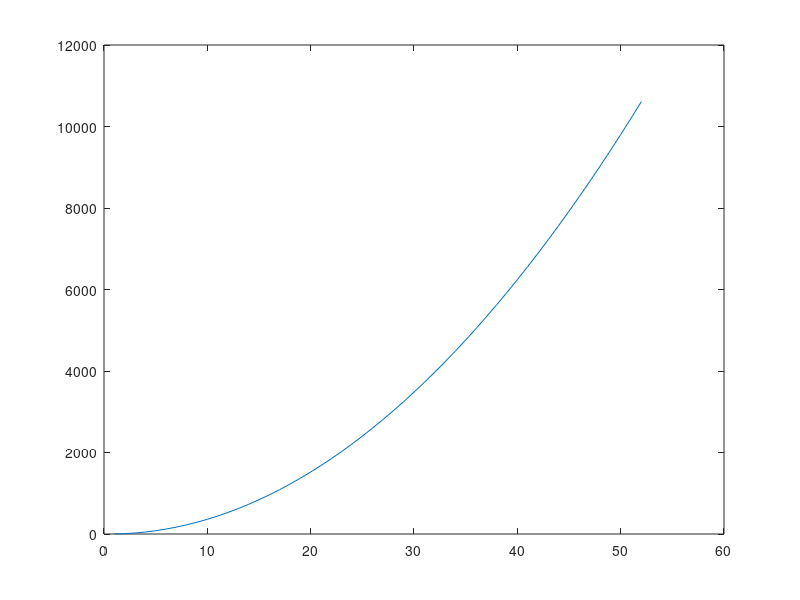

Recreate this plot in MATLAB.

%%%%%%%%%%%%%%%%%%%%%%%%%%%%%%%%%%%%%%%%%%%%%%%%%%%%%%%%%%%%%%%%%%%%%%%%%%
% Assignment 2: Matlab Basics
% Cassie Fileccia
% Due: September 13, 2019
%
% Instructions: 

% Edit this m-file in MATLAB and save your answers in it. At the top of 
% your file, you should have a comment section with your name, the due date,
% and a brief description of what is contained in the file. This will be the 
% standard format going forward for your assignments. If I don't ask for a
% specific variable name, use any name that you think is reasonable.
% Remember to use mixed case for your variables. You will need to add at
% least one line of code to every question except the final one. Do not put
% your executable code in comments unless the question specifically asks you to. 
%
%%%%%%%%%%%%%%%%%%%%%%%%%%%%%%%%%%%%%%%%%%%%%%%%%%%%%%%%%%%%%%%%%%%%%%%%%%

%% Your assignment comment block starts here 


%the following line will refresh your workspace each time you run your script
clear, close all 

% 1. Create a variable to store the name of the hurricane. 
hurricaneDorian = 'Hurricane Dorian'  

% 2. Create a variable myage and store your age on the day the hurricane is 
% supposed to impact our area in it. Subtract two from the value of the
% variable. Add one to the value of the variable. 

myage = 22
myage - 2
myage + 1


% 3. Use the built-in function namelengthmax to find out the maximum number of
% characters that you can have in an identifier name under your version of
% MATLAB. Store the value in a variable called myMaxNameLength

myMaxNameLength = 63

% 4. Create two variables to store a weight in pounds and ounces. Use who and whos
% to see the variables. Clear one of them and then use who and whos again.

weightInPounds = 150;
weightInOunces = 24
who
whos
clear weightInOunces
who
whos

% 5. Store a number with a decimal place in a double variable (the default). Convert the
% variable to the type int32 and store the result in a new variable (hint: this is known
% as casting in computer programming).

a = 15.6
int32(a)
b = 16


% 6. Create a variable called pounds to store a weight in pounds. Convert this to 
% kilograms and assign the result to a variable kilos.

pounds = 6
kilos = 2.72155

% 7. Create a variable fTemp to store a temperature in degrees Fahrenheit (F). 
% Convert this to degrees Celsius (C) and store the result in a variable cTemp.

fTemp = 72
cTemp = 22.2222

% 8. The function sin calculates and returns the sine of an angle in radians, 
% and the function sind returns the sine of an angle in degrees. Verify 
% that calling the sind function and passing 90 degrees to it results in 1. 
% Pass an argument to sin that also results in 1. 

sind(90)
sin(.5*pi)

% 9. In the ASCII character encoding, the letters of the alphabet are, 
% in order: ?a? comes before ?b? and also ?A? comes before ?B?. However, 
% which comes first, the lower or uppercase letters?

% Answer: Uppercase letters come before lowercase


% 10. Using the colon operator, create the following row vectors:
% 2 3 4 5 6 7 
% 1.1000 1.3000 1.5000 1.7000 
% 8 6 4 2
% Store your results with variable names vecA, vecB and vecC respectively.

vecA = (27)
vecB = (1.1000:.2000:1.7000)
vecC = (8:-2:2)

% 11. Give the MATLAB expression that would create a vector 
% (in a variable called vec) of 50 elements that range, equally spaced, 
% from 0 to 2pi:

vec = linspace(0,2*pi,50)

% 12. Using the colon operator and the transpose operator, 
% create a column vector that has the values -1 to 1 in steps of 0.5.

vecD = (-1:.5:1)
vecD'

% 13. Create a variable called rows that is a random integer in the inclusive range 
% from 1 to 5. Create a variable called cols that is a random integer in the 
% inclusive range from 1 to 5. Create a matrix called result of all zeros with the 
% dimensions given by the values of rows and cols. 

rows = randi([1,5],1)
cols = randi([1,5],1)
result = zeros(rows,cols)

% 14. Find the sum of 3 + 5 + 7 + 9 + 11. Store the result in a variable. 

sumOddNumbers = 35

% 15. Create a vector of five random integers, each in the inclusive range 
% from -10 to 10. Perform each of the following and store your results in 
% appropriately named variables. (you should have a seperate line of code for each):
% - subtract 3 from each element n
% - count how many are positive
% - get the absolute value of each element
% - find the maximum.

fiveRandomIntegers = randi([-10,10],1,5)
subtractThree = fiveRandomIntegers - 3
positive = length(fiveRandomIntegers(fiveRandomIntegers>0))
absoluteValue = abs(fiveRandomIntegers)
max = max(fiveRandomIntegers)

% 16. Write some code that will calculate the area of a trapezoid. Create
% variables for base1, base2, and height and assign them values. Store the
% result of your calculation in a variable called trapArea. Comment your
% code so that another user can understand what your code does. 

b1 = 10
b2 = 14
ht = 5
trapFormula = ht*((b1+b2)/2)
trapArea = 60

% 17. The input function can be used to enter a vector, such as:
%      >> vec = input('Enter a vector: ')
%      Enter a vector: 4 : 7
%      vec = 4 5 6 7
% Experiment with this and write code to allow the user to enter a matrix.
% Store the input matrix in a variable called resultMatrix.

resultMatrix = input('Enter a Matrix:')

% 18. In biomechanics, a vector is a set of numbers that indicate 
% both magnitude and direction. Units such as velocity and force are vector 
% quantities. An example of a vector could be <2.34, 4.244, 5.323> meters/second. 
% This vector describes the velocity of an object at a certain point in 
% three-dimensional space, <x,y,z>. In solving problems related to vectors, 
% it?s handy to know the unit vector of a certain measurement. 
% A unit vector is a vector that has a certain direction, but a magnitude of 1.
% The equation for a unit vector in three-dimensional space is:

% u = <x,y,z>/sqrt(x^2 + y^2 + z^2)

% Write some code that prompts the user for x, y, and z values, and then 
% calculates the unit vector and stores the value in a variable called
% unitVector. 

 x = input('Enter value of x:')
 y = input('Enter value of y:')
 z = input('Enter value of z:')
 unitVector = [x,y,z]/sqrt(x^2 + y^2 + z^2)


% 19. Generate a random integer n, create a vector of the integers 1 through 
% n in steps of 2, square them, and plot the squares. When I run your code
% I expect to see a plot pop up. 

n = randi([1,1000],1)
vecn = (1:2:n)
vecn.^2
plot(vecn.^2)

% 20. Copy and paste the following lines of code into the command window.
% You will probably need to do this one line at a time. Write a short
% description about what each line of code does. Put your response in a
% comment block in this m file. 

% Paste this code a line at a time into your command window:

% load cycloneTracks
% head(cycloneTracks)
% figure
% latMalakas = cycloneTracks.Latitude(cycloneTracks.ID == 1012);
% lonMalakas = cycloneTracks.Longitude(cycloneTracks.ID == 1012);
% geoplot(latMalakas,lonMalakas,'.-')
% geolimits([0 60],[100 180])
% hold on
% latMegi = cycloneTracks.Latitude(cycloneTracks.ID == 1013);
% lonMegi = cycloneTracks.Longitude(cycloneTracks.ID == 1013);
% geoplot(latMegi,lonMegi,'.-')

% Write a short description of what each line does here. It's ok if you 
% don't completely understand, just use your best guess after looking at a bit 
% documentation. Use the following format:

% line 196: this code created a table that gives detailed information
% about cyclones from 2007 to 2017
% line 197: this code opened an 8x8 table with the first 8 entries of the cyclone table data 
% line 198: this code opened up a new figure window that was blank
% line 199: this code created a sub table from the original that just
% contains infomation about the latitude data of Malaks
% line 200: this code created a sub table from the original that just
% contains infomation about the longitude data of Malaks
% line 201: this code plotted the lattitude and longitude of Malaks on a
% figure representing a map
% line 202: this code set geographical limits on the figure
% line 203: this code keeps the current plot so that if you were to plot
% more data, it will just add to the plot, not delete the previous plot
% line 204:  this code created a sub table from the original that just
% contains infomation about the latitude data of ID number 1013 (Megi)
% line 205:  this code created a sub table from the original that just
% contains infomation about the longitude data of ID number 1013 (Megi)
% line 206: this code plotted the lattitude and longitude data from Megi
% onto the existing plot containing Malakas, resulting in a geographic
%%%%%%%%%%%%%%%%%%%%%%%%%%%%%%%%%%%%%%%%%%%%%%%%%%%%%%%%%%%%%%%%%%%%%%%%%%
% Assignment 2: Matlab Basics
% Cassie Fileccia
% Due: September 13, 2019
%
% Instructions: 

% Edit this m-file in MATLAB and save your answers in it. At the top of 
% your file, you should have a comment section with your name, the due date,
% and a brief description of what is contained in the file. This will be the 
% standard format going forward for your assignments. If I don't ask for a
% specific variable name, use any name that you think is reasonable.
% Remember to use mixed case for your variables. You will need to add at
% least one line of code to every question except the final one. Do not put
% your executable code in comments unless the question specifically asks you to. 
%
%%%%%%%%%%%%%%%%%%%%%%%%%%%%%%%%%%%%%%%%%%%%%%%%%%%%%%%%%%%%%%%%%%%%%%%%%%

%% Your assignment comment block starts here 


%the following line will refresh your workspace each time you run your script
clear, close all 

% 1. Create a variable to store the name of the hurricane. 
hurricaneDorian = 'Hurricane Dorian'  

% 2. Create a variable myage and store your age on the day the hurricane is 
% supposed to impact our area in it. Subtract two from the value of the
% variable. Add one to the value of the variable. 

myage = 22
myage - 2
myage + 1


% 3. Use the built-in function namelengthmax to find out the maximum number of
% characters that you can have in an identifier name under your version of
% MATLAB. Store the value in a variable called myMaxNameLength

myMaxNameLength = 63

% 4. Create two variables to store a weight in pounds and ounces. Use who and whos
% to see the variables. Clear one of them and then use who and whos again.

weightInPounds = 150;
weightInOunces = 24
who
whos
clear weightInOunces
who
whos

% 5. Store a number with a decimal place in a double variable (the default). Convert the
% variable to the type int32 and store the result in a new variable (hint: this is known
% as casting in computer programming).

a = 15.6
int32(a)
b = 16


% 6. Create a variable called pounds to store a weight in pounds. Convert this to 
% kilograms and assign the result to a variable kilos.

pounds = 6
kilos = 2.72155

% 7. Create a variable fTemp to store a temperature in degrees Fahrenheit (F). 
% Convert this to degrees Celsius (C) and store the result in a variable cTemp.

fTemp = 72
cTemp = 22.2222

% 8. The function sin calculates and returns the sine of an angle in radians, 
% and the function sind returns the sine of an angle in degrees. Verify 
% that calling the sind function and passing 90 degrees to it results in 1. 
% Pass an argument to sin that also results in 1. 

sind(90)
sin(.5*pi)

% 9. In the ASCII character encoding, the letters of the alphabet are, 
% in order: ?a? comes before ?b? and also ?A? comes before ?B?. However, 
% which comes first, the lower or uppercase letters?

% Answer: Uppercase letters come before lowercase


% 10. Using the colon operator, create the following row vectors:
% 2 3 4 5 6 7 
% 1.1000 1.3000 1.5000 1.7000 
% 8 6 4 2
% Store your results with variable names vecA, vecB and vecC respectively.

vecA = (27)
vecB = (1.1000:.2000:1.7000)
vecC = (8:-2:2)

% 11. Give the MATLAB expression that would create a vector 
% (in a variable called vec) of 50 elements that range, equally spaced, 
% from 0 to 2pi:

vec = linspace(0,2*pi,50)

% 12. Using the colon operator and the transpose operator, 
% create a column vector that has the values -1 to 1 in steps of 0.5.

vecD = (-1:.5:1)
vecD'

% 13. Create a variable called rows that is a random integer in the inclusive range 
% from 1 to 5. Create a variable called cols that is a random integer in the 
% inclusive range from 1 to 5. Create a matrix called result of all zeros with the 
% dimensions given by the values of rows and cols. 

rows = randi([1,5],1)
cols = randi([1,5],1)
result = zeros(rows,cols)

% 14. Find the sum of 3 + 5 + 7 + 9 + 11. Store the result in a variable. 

sumOddNumbers = 35

% 15. Create a vector of five random integers, each in the inclusive range 
% from -10 to 10. Perform each of the following and store your results in 
% appropriately named variables. (you should have a seperate line of code for each):
% - subtract 3 from each element n
% - count how many are positive
% - get the absolute value of each element
% - find the maximum.

fiveRandomIntegers = randi([-10,10],1,5)
subtractThree = fiveRandomIntegers - 3
positive = length(fiveRandomIntegers(fiveRandomIntegers>0))
absoluteValue = abs(fiveRandomIntegers)
max = max(fiveRandomIntegers)

% 16. Write some code that will calculate the area of a trapezoid. Create
% variables for base1, base2, and height and assign them values. Store the
% result of your calculation in a variable called trapArea. Comment your
% code so that another user can understand what your code does. 

b1 = 10
b2 = 14
ht = 5
trapFormula = ht*((b1+b2)/2)
trapArea = 60

% 17. The input function can be used to enter a vector, such as:
%      >> vec = input('Enter a vector: ')
%      Enter a vector: 4 : 7
%      vec = 4 5 6 7
% Experiment with this and write code to allow the user to enter a matrix.
% Store the input matrix in a variable called resultMatrix.

resultMatrix = input('Enter a Matrix:')

% 18. In biomechanics, a vector is a set of numbers that indicate 
% both magnitude and direction. Units such as velocity and force are vector 
% quantities. An example of a vector could be <2.34, 4.244, 5.323> meters/second. 
% This vector describes the velocity of an object at a certain point in 
% three-dimensional space, <x,y,z>. In solving problems related to vectors, 
% it?s handy to know the unit vector of a certain measurement. 
% A unit vector is a vector that has a certain direction, but a magnitude of 1.
% The equation for a unit vector in three-dimensional space is:

% u = <x,y,z>/sqrt(x^2 + y^2 + z^2)

% Write some code that prompts the user for x, y, and z values, and then 
% calculates the unit vector and stores the value in a variable called
% unitVector. 

 x = input('Enter value of x:')
 y = input('Enter value of y:')
 z = input('Enter value of z:')
 unitVector = [x,y,z]/sqrt(x^2 + y^2 + z^2)


% 19. Generate a random integer n, create a vector of the integers 1 through 
% n in steps of 2, square them, and plot the squares. When I run your code
% I expect to see a plot pop up. 

n = randi([1,1000],1)
vecn = (1:2:n)
vecn.^2
plot(vecn.^2)

% 20. Copy and paste the following lines of code into the command window.
% You will probably need to do this one line at a time. Write a short
% description about what each line of code does. Put your response in a
% comment block in this m file. 

% Paste this code a line at a time into your command window:

% load cycloneTracks
% head(cycloneTracks)
% figure
% latMalakas = cycloneTracks.Latitude(cycloneTracks.ID == 1012);
% lonMalakas = cycloneTracks.Longitude(cycloneTracks.ID == 1012);
% geoplot(latMalakas,lonMalakas,'.-')
% geolimits([0 60],[100 180])
% hold on
% latMegi = cycloneTracks.Latitude(cycloneTracks.ID == 1013);
% lonMegi = cycloneTracks.Longitude(cycloneTracks.ID == 1013);
% geoplot(latMegi,lonMegi,'.-')

% Write a short description of what each line does here. It's ok if you 
% don't completely understand, just use your best guess after looking at a bit 
% documentation. Use the following format:

% line 196: this code created a table that gives detailed information
% about cyclones from 2007 to 2017
% line 197: this code opened an 8x8 table with the first 8 entries of the cyclone table data 
% line 198: this code opened up a new figure window that was blank
% line 199: this code created a sub table from the original that just
% contains infomation about the latitude data of Malaks
% line 200: this code created a sub table from the original that just
% contains infomation about the longitude data of Malaks
% line 201: this code plotted the lattitude and longitude of Malaks on a
% figure representing a map
% line 202: this code set geographical limits on the figure
% line 203: this code keeps the current plot so that if you were to plot
% more data, it will just add to the plot, not delete the previous plot
% line 204:  this code created a sub table from the original that just
% contains infomation about the latitude data of ID number 1013 (Megi)
% line 205:  this code created a sub table from the original that just
% contains infomation about the longitude data of ID number 1013 (Megi)
% line 206: this code plotted the lattitude and longitude data from Megi
% onto the existing plot containing Malakas, resulting in a geographic
% table with two sepearte lines plotted